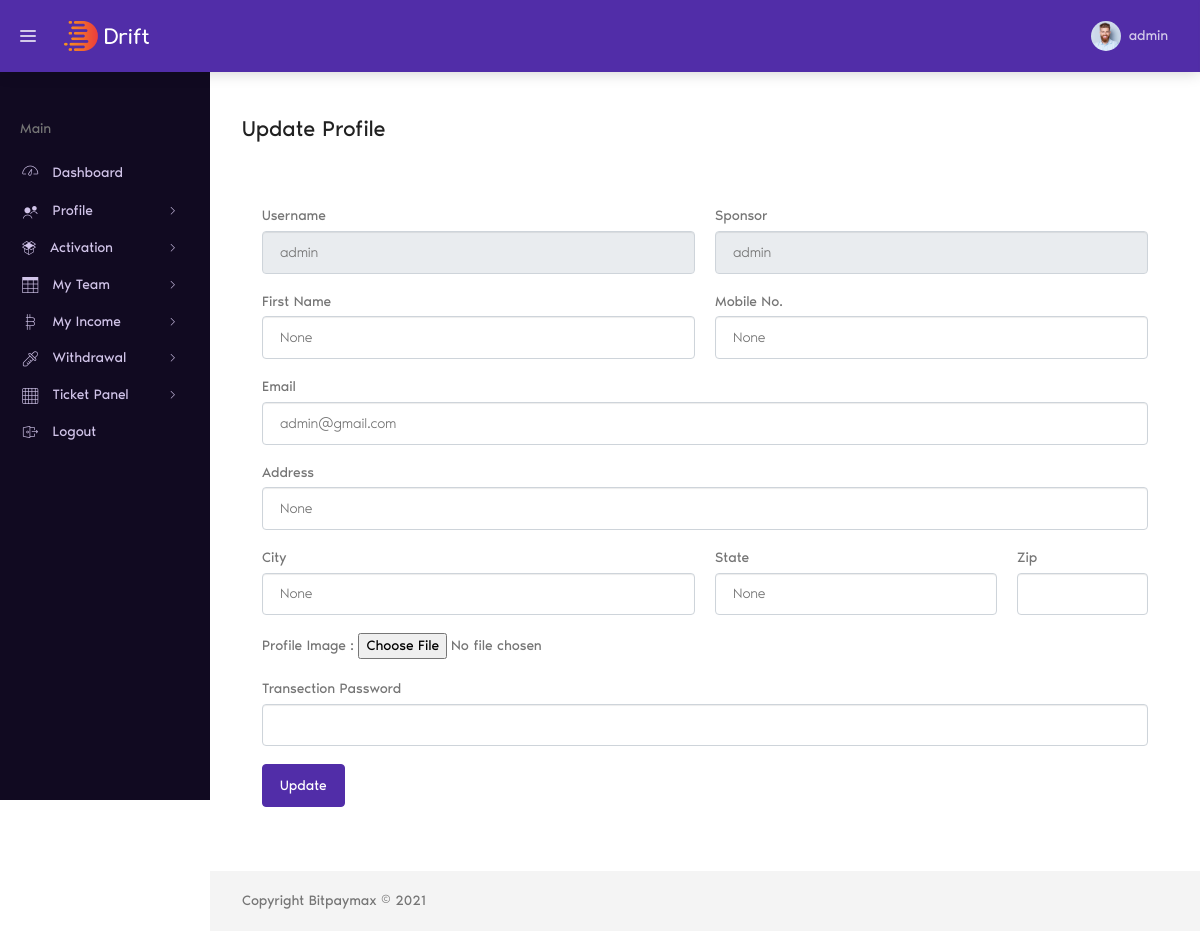
Page /profile/update-profile/ (signed in) on the earlier database version.
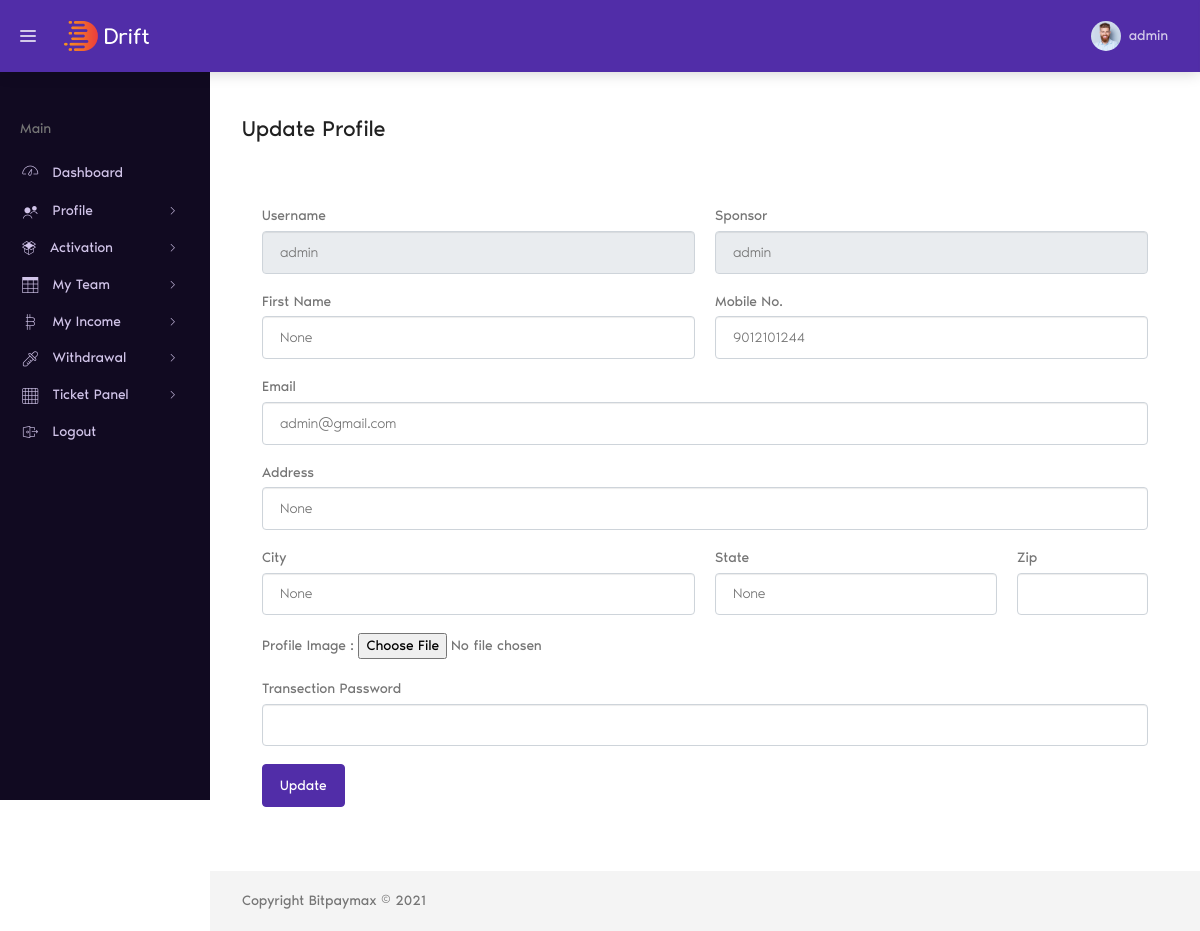
Same page on the later database version.
### account/models.py (models this page shows, shortened)
class Account(AbstractBaseUser):
	email 					= models.EmailField(verbose_name="email", max_length=60, unique=False,blank=True,null=True)
	username 				= models.CharField(max_length=30, unique=True)
	date_joined				= models.DateTimeField(verbose_name='date joined', auto_now_add=True)
	date_active				= models.DateTimeField(verbose_name='date active',null=True,blank=True)
	last_login				= models.DateTimeField(verbose_name='last login', auto_now=True)
	is_admin				= models.BooleanField(default=False)
	is_active				= models.BooleanField(default=True)
	is_active1              = models.BooleanField(default=False)
	is_staff				= models.BooleanField(default=False)
	is_superuser			= models.BooleanField(default=False)
	total_level_income      = models.FloatField(default=0)
	withdrawal_amount       = models.FloatField(default=0)
	total_roi_income        = models.FloatField(default=0)
	activation_amount       = models.FloatField(default=0)
	available_amount		= models.FloatField(default=0)
	first_name				= models.CharField(max_length=30, unique=False,blank=True,null=True)
	last_name				= models.CharField(max_length=30, unique=False,blank=True,null=True)
	sponsor  				= models.ForeignKey('self',on_delete=models.SET_NULL,blank=True,null=True)
	txn_password            = models.CharField(max_length=30,null=False)
	phon_no                 = models.CharField(max_length=12,blank=True,null=True)
	address                 = models.CharField(max_length=200,blank=True,null=True)
	dob				        = models.DateTimeField(verbose_name='date of birth', null=True, blank=True)
	state					= models.CharField(max_length=100,blank=True,null=True)
	city 					= models.CharField(max_length=50,blank=True,null=True)
	zip_code				= models.CharField(max_length=6,blank=True,null=True)
	profile_pic 			= models.ImageField(default="default.jpg", upload_to="profile_pics",null=True,blank=True)
	password1               = models.CharField(max_length=30,null=True,blank=True)
	packages                = models.ManyToManyField(Package)
	supper_packages         = models.ManyToManyField(Package, related_name="super_pack")
	total_income            = models.PositiveIntegerField(default=0)
	is_able_for_income      = models.BooleanField(default=False)
	USERNAME_FIELD = 'username'
	REQUIRED_FIELDS = ['email']
	objects = MyAccountManager()

### profile_app/views.py (the view)
# urls.py: path('update-profile/', views.updateProfile, name="updateprofile"),
@login_required
def updateProfile(request):
    user = request.user
    name = user.username
    if request.method == 'POST':
        f_name = request.POST.get('f_name')
        mobile_no = request.POST.get('mobile')
        address = request.POST.get('address')
        state = request.POST.get('state')
        city = request.POST.get('city')
        zip_code = request.POST.get('zip')
        myfile = request.FILES['myfile']
        p = request.POST.get('txn_pass')
        if p == user.txn_password:
            user.first_name = f_name
            user.phon_no = mobile_no
            user.address = address
            user.state = state
            user.city = city
            user.zip = zip
            user.image = myfile
            user.save()
            messages.success(request,'Profile Updated successfully!!')
            return redirect('updateprofile')
        else:
            messages.error(request,'Wrong Transection password!!')
            return redirect('updateprofile')
    else:
        pass
    return render(request,'updateprofile.html')

### profile_app/templates/updateprofile.html (shortened to what this page needs)
{% extends "base.html" %}
{% load static %}
{% block content %}
<div class="dt-content-wrapper">
    <div class="dt-content">
        <div class="dt-page__header">
            <h1 class="dt-page__title">Update Profile</h1>
        </div>
        <div id="content" class="p-4 p-md-5 pt-5">
            <form method="POST" enctype="multipart/form-data">{% csrf_token %}
                <div class="form-row">
                    <div class="form-group col-md-6">
                        <label for="inputEmail4">Username</label>
                        <input type="text" class="form-control" value="{{ user.username}}" id="inputEmail4" readonly="">
                    </div>
                    <div class="form-group col-md-6">
                        <label for="inputEmail4">Sponsor</label>
                        <input type="text" class="form-control" value="{{ user.sponsor.username }}" readonly="">
                    </div>
                    <div class="form-group col-md-6">
                        <label for="inputEmail4">First Name</label>
                        <input type="text" class="form-control" id="inputEmail4" value="{{ user.first_name}}" name="f_name">
                    </div>
                    <div class="form-group col-md-6">
                        <label for="inputEmail4">Mobile No.</label>
                        <input type="text" class="form-control" value="{{ user.phon_no }}" name="mobile">
                    </div>
                </div>
                <div class="form-group">
                    <label for="inputEmail4">Email</label>
                    <input type="email" class="form-control" value="{{ user.email }}" name="email">
                </div>
                <div class="form-group">
                    <label for="inputAddress">Address</label>
                    <input type="text" class="form-control" id="inputAddress" value="{{ user.address }}" name="address">
                </div>
                <div class="form-row">
                    <div class="form-group col-md-6">
                        <label for="inputCity">City</label>
                        <input type="text" class="form-control" id="inputCity" value="{{ user.city }}" name="city">
                    </div>
                    <div class="form-group col-md-4">
                        <label for="inputState">State</label>
                        <select id="inputState" class="form-control" name="state">
                            <option selected="">{{ user.state }}</option>
                        </select>
                    </div>
                    <div class="form-group col-md-2">
                        <label for="inputZip">Zip</label>
                        <input type="text" class="form-control" id="inputZip" value="{{ user.zip }}" name="zip">
                    </div>
                </div>
                <div class="form-group">
                    <label for="inputAddress">Profile Image : </label>
                    <input type="file" id="inputFile" name="myfile" autocomplete="false" value="" required="">
                </div>
                <div class="form-group">
                    <label for="inputAddress">Transection Password</label>
                    <input type="Password" class="form-control" id="inputPassword" name="txn_pass" autocomplete="false">
                </div>
                <button type="submit" class="btn btn-primary">Update</button>
            </form>
        </div>
    </div>
    <footer class="dt-footer">
        Copyright Bitpaymax © 2021
    </footer>
</div>
{% endblock content %}

### profile_app/templates/base.html (shortened to what the changed rows need)
{% load static %}
<!DOCTYPE html>
<html lang="en">
<head>
    <link href="https://cdn.jsdelivr.net/npm/bootstrap@5.1.1/dist/css/bootstrap.min.css" rel="stylesheet"
>
    <link rel="stylesheet" href="{% static 'assets/fonts/noir-pro/styles.css' %}">
    <link rel="stylesheet" href="{% static 'plugins/flag-icon-css/css/flag-icon.min.css' %}">
    <link rel="stylesheet" href="{% static 'assets/vendor/gaxon-icon/styles.css' %}">
    <link rel="stylesheet" href="{% static 'plugins/perfect-scrollbar/css/perfect-scrollbar.css' %}">
    <link rel="stylesheet" type="text/css" href="{% static 'plugins/chartist/css/chartist.min.css' %}" media="all" />
    <link rel="stylesheet" type="text/css" href="{% static 'assets/css/default/theme-dark.min.css' %}">
</head>
<body class="dt-layout--default dt-sidebar--fixed dt-header--fixed">
    <div class="dt-root">
        <div class="dt-root__inner">
            <header class="dt-header">
                <div class="dt-header__container">
                    <div class="dt-header__toolbar">
                        <div class="dt-nav-wrapper">
                            <ul class="dt-nav">
                                <li class="dt-nav__item dropdown">
                                    <a href="#" class="dt-nav__link dropdown-toggle no-arrow dt-avatar-wrapper"
                                        data-toggle="dropdown" aria-haspopup="true" aria-expanded="false">
                                        <span class="dt-avatar-info d-none d-sm-block">
                                            <span class="dt-avatar-name">{{ user.username }}</span>
                                        </span> </a>
                                </li>
                            </ul>
                        </div>
                    </div>
                </div>
            </header>
            <main class="dt-main">
                {% block content %}
                {% endblock content %}
            </main>
        </div>
    </div>
</body>
</html>

Differences in the rows shown:
changed Account "admin": mobile "None" → "9012101244"
